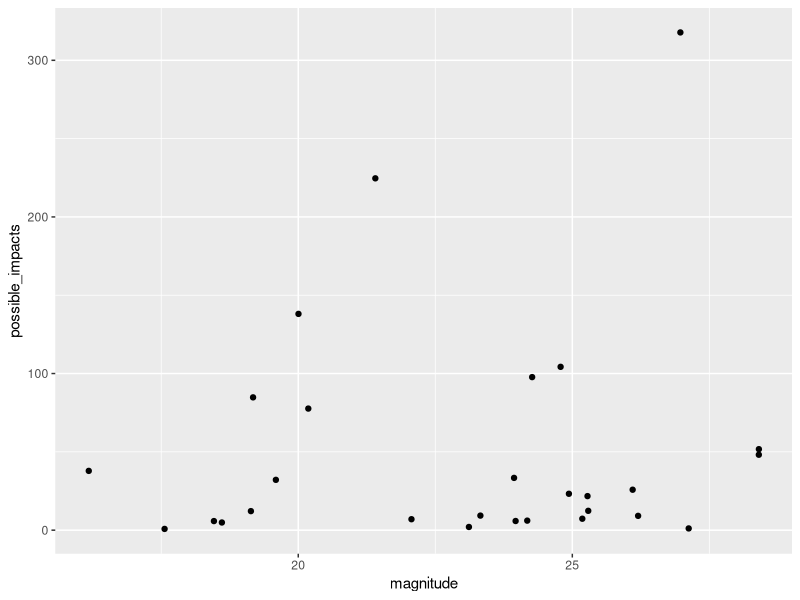
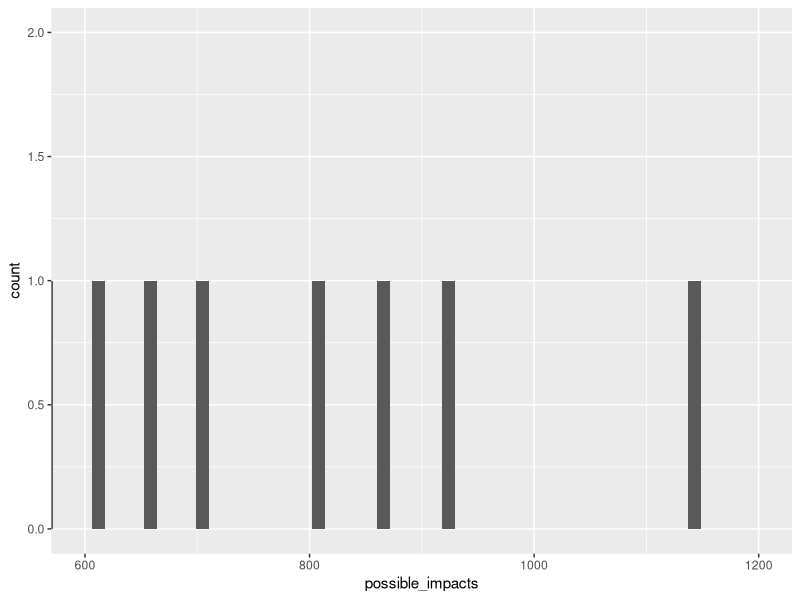
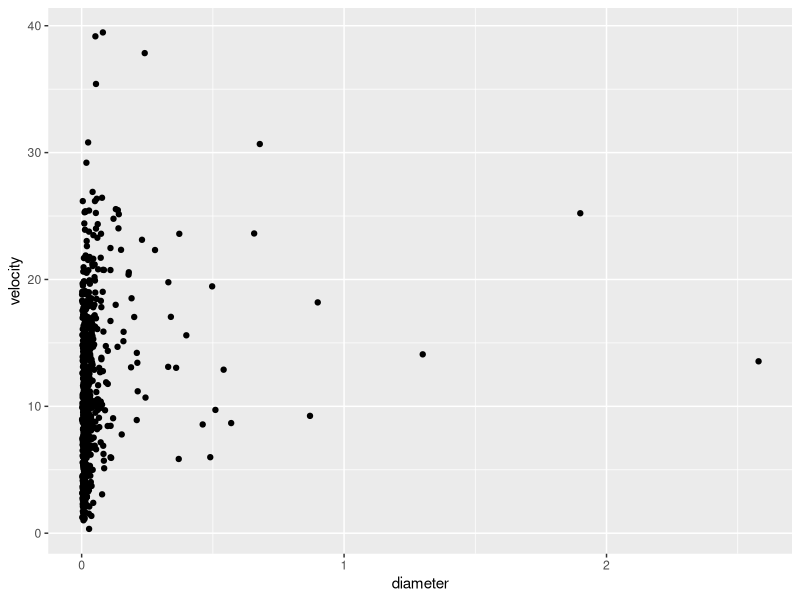

Reproduce these figures in R, in order.
## ---- chunk 1
knitr::opts_chunk$set(echo = TRUE)
library(tidyverse)
library(dplyr)
library(tidyr)
impacts <- read_csv("impacts.csv")
## ---- chunk 2
impacts2 <- rename(impacts, name = "Object Name", start = "Period Start", end = "Period End", possible_impacts = "Possible Impacts", impact_prob = "Cumulative Impact Probability", velocity = "Asteroid Velocity", magnitude = "Asteroid Magnitude", diameter = "Asteroid Diameter (km)", palermo = "Cumulative Palermo Scale", max_palermo = "Maximum Palermo Scale", torino = "Maximum Torino Scale")
print(impacts2)
## ---- chunk 3
impacts3 <- select(impacts2, -max_palermo, -torino)
print(impacts3)
## ---- chunk 4
impacts4 <- filter(impacts3, palermo >-4.0)
  
ggplot(data=impacts4)+
  geom_jitter(mapping=aes(x=magnitude, y=possible_impacts))
## ---- chunk 5
ggplot(data=impacts3)+
  geom_histogram(mapping=aes(x=possible_impacts), bins=100) + 
  coord_cartesian(xlim = c(600, 1200), ylim = c(0, 2))
## ---- chunk 6
ggplot(data=impacts3)+
  geom_jitter(mapping=aes(x=diameter, y=velocity))
